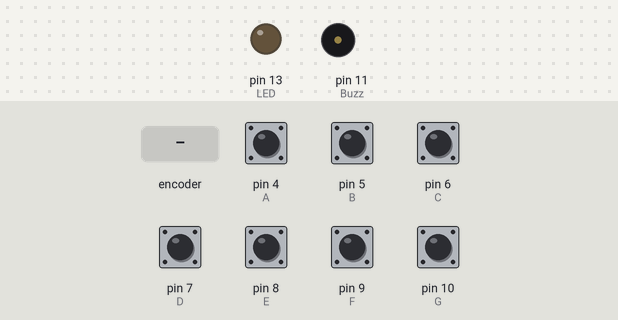
Recording of a sketch running on a simulated Arduino Uno, built with avr-gcc and run on an emulated ATmega328P. Shown: output pins drawn as LEDs (lit = HIGH), buzzer (waves = sounding). Dashed ring = blinking. The inputs (shaded band) are chosen by the test bench; at power-on: pin 4 (A), pin 5 (B), pin 6 (C), pin 7 (D), pin 8 (E), pin 9 (F), pin 10 (G) HIGH.

Above: at 1.2 s.
1.3 s: rotary encoder on pin 4 (A) / pin 5 (B) turned 3 steps (first pin leading)
At 1.51 s:
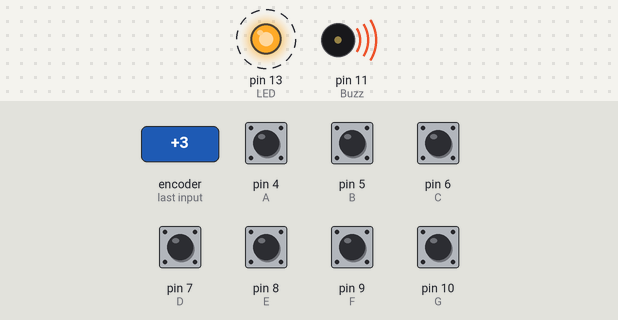
Timing chart, 0 to 4.3 s (numbered marks = the images above; inputs shaded):
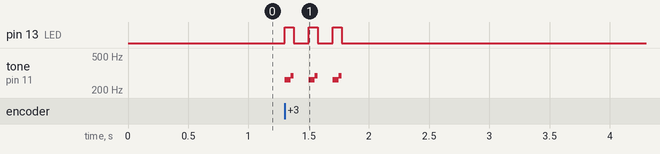

The sketch:

Arduino_Piano.ino
```cpp
//Arduino Piano
/*

Visit the Channel for more interesting projects

https://www.youtube.com/channel/UCks-9JSnVb22dlqtMgPjrlg

*/

#define T_A 262
#define T_B 294
#define T_C 330
#define T_D 349
#define T_E 392
#define T_F 440
#define T_G 493

const int G = 10;
const int F = 9;
const int E = 8;
const int D = 7;
const int C = 6;
const int B = 5;
const int A = 4;

const int Buzz = 11;
const int LED = 13;

void setup()
{
  pinMode(LED, OUTPUT);
  digitalWrite(LED,LOW);

  pinMode(A, INPUT);
  digitalWrite(A,HIGH);

  pinMode(B, INPUT);
  digitalWrite(B,HIGH);

  pinMode(C, INPUT);
  digitalWrite(C,HIGH);

  pinMode(D, INPUT);
  digitalWrite(D,HIGH);

  pinMode(E, INPUT);
  digitalWrite(E,HIGH);

  pinMode(F, INPUT);
  digitalWrite(F,HIGH);

  pinMode(G, INPUT);
  digitalWrite(G,HIGH);
}

void loop()
{
  while(digitalRead(A) == LOW)
  {
    tone(Buzz,T_A);
    digitalWrite(LED,HIGH);
  }

  while(digitalRead(B) == LOW)
  {
    tone(Buzz,T_B);
    digitalWrite(LED,HIGH);
  }

  while(digitalRead(C) == LOW)
  {
    tone(Buzz,T_C);
    digitalWrite(LED,HIGH);
  }

  while(digitalRead(D) == LOW)
  {
    tone(Buzz,T_D);
    digitalWrite(LED,HIGH);
  }

  while(digitalRead(E) == LOW)
  {
    tone(Buzz,T_E);
    digitalWrite(LED,HIGH);
  }

  while(digitalRead(F) == LOW)
  {
    tone(Buzz,T_F);
    digitalWrite(LED,HIGH);
  }

  while(digitalRead(G) == LOW)
  {
    tone(Buzz,T_G);
    digitalWrite(LED,HIGH);
  }

  noTone(Buzz);
  digitalWrite(LED,LOW);
}
```

Measured:
- after the input at 1.3 s, pin 13 (LED): alternates HIGH for 0.07 s and LOW for 0.13 s, 6 changes in all, then stays LOW, starting at once; tone on pin 11 (Buzz): silent → 262 Hz at once, then repeats every 0.20 s: 294 Hz 0.02 s, silent 0.13 s, 262 Hz 0.05 s, until it stays silent from 1.8 s
